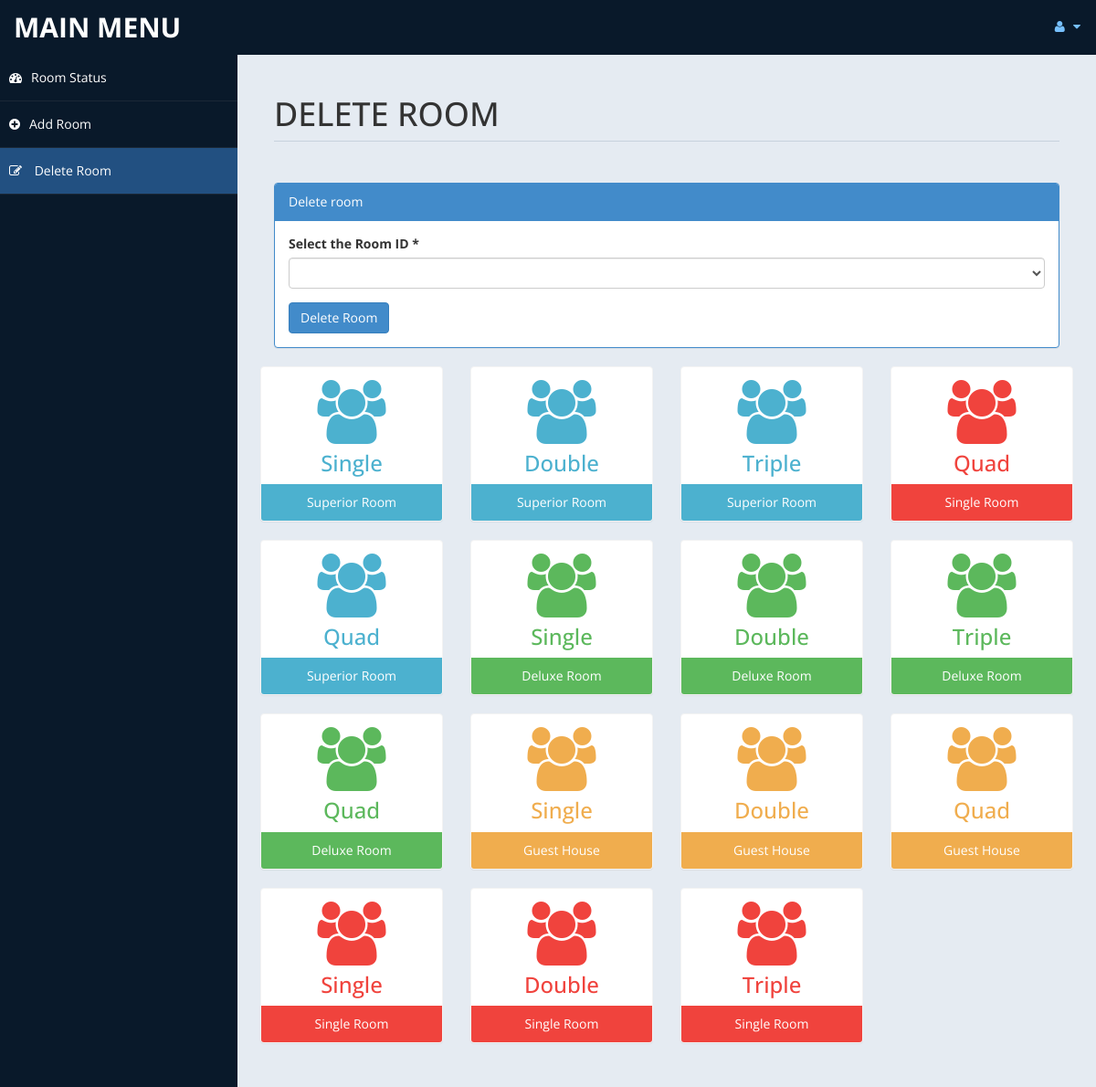
The page /admin/roomdel.php (signed in) on the database as committed earlier.
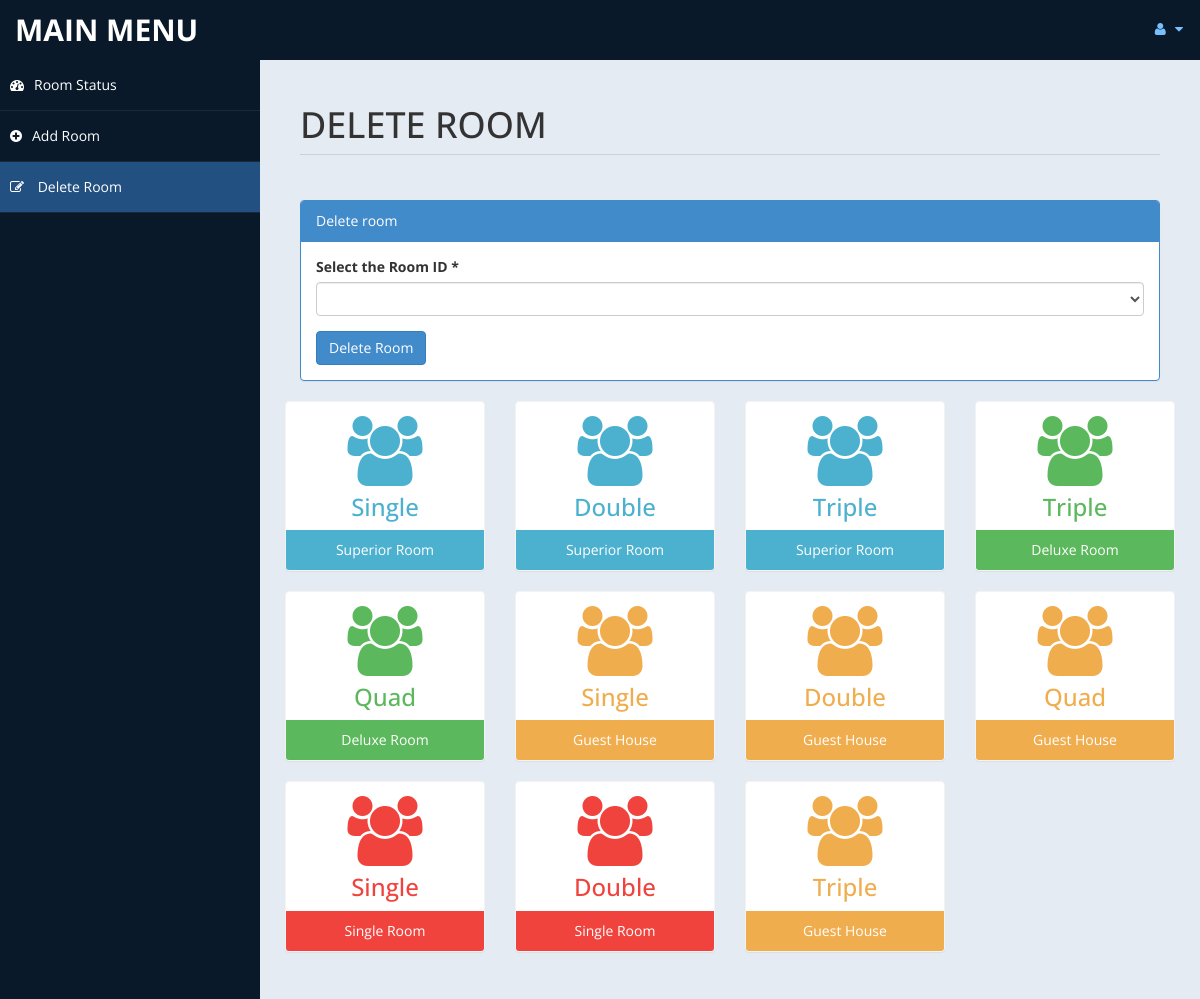
The same page on the database as committed later.
### tables this page shows
CREATE TABLE `room` (
  `id` int(10) UNSIGNED NOT NULL,
  `type` varchar(15) DEFAULT NULL,
  `bedding` varchar(10) DEFAULT NULL,
  `place` varchar(10) DEFAULT NULL,
  `cusid` int(11) DEFAULT NULL
);

### admin/roomdel.php (the view, shortened to what the changed rows need)
<!DOCTYPE html>
<html xmlns="http://www.w3.org/1999/xhtml">
<head>
    <link href="assets/css/bootstrap.css" rel="stylesheet" />
    <link href="assets/css/font-awesome.css" rel="stylesheet" />
    <link href="assets/css/custom-styles.css" rel="stylesheet" />
</head>
<body>
    <div id="wrapper">
        <div id="page-wrapper" >
            <div id="page-inner">
			 <div class="row">
                    <div class="col-md-12">
                        <h1 class="page-header">
                           DELETE ROOM <small></small>
                        </h1>
                    </div>
                </div>
            <div class="row">
           <?php
						include ('db.php');
						$sql = "select * from room";
						$re = mysqli_query($con,$sql)
				?>
                <div class="row">
				<?php
										while($row= mysqli_fetch_array($re))
										{
												$id = $row['type'];
											if($id == "Superior Room")
											{
												echo"<div class='col-md-3 col-sm-12 col-xs-12'>
													<div class='panel panel-primary text-center no-boder bg-color-blue'>
														<div class='panel-body'>
															<i class='fa fa-users fa-5x'></i>
															<h3>".$row['bedding']."</h3>
														</div>
														<div class='panel-footer back-footer-blue'>
															".$row['type']."
														</div>
													</div>
												</div>";
											}
											else if ($id == "Deluxe Room")
											{
												echo"<div class='col-md-3 col-sm-12 col-xs-12'>
													<div class='panel panel-primary text-center no-boder bg-color-green'>
														<div class='panel-body'>
															<i class='fa fa-users fa-5x'></i>
															<h3>".$row['bedding']."</h3>
														</div>
														<div class='panel-footer back-footer-green'>
															".$row['type']."
														</div>
													</div>
												</div>";
											}
											else if($id =="Guest House")
											{
												echo"<div class='col-md-3 col-sm-12 col-xs-12'>
													<div class='panel panel-primary text-center no-boder bg-color-brown'>
														<div class='panel-body'>
															<i class='fa fa-users fa-5x'></i>
															<h3>".$row['bedding']."</h3>
														</div>
														<div class='panel-footer back-footer-brown'>
															".$row['type']."
														</div>
													</div>
												</div>";
											}
											else if($id =="Single Room")
											{
												echo"<div class='col-md-3 col-sm-12 col-xs-12'>
													<div class='panel panel-primary text-center no-boder bg-color-red'>
														<div class='panel-body'>
															<i class='fa fa-users fa-5x'></i>
															<h3>".$row['bedding']."</h3>
														</div>
														<div class='panel-footer back-footer-red'>
															".$row['type']."
														</div>
													</div>
												</div>";
											}
										}
									?>
                </div>
					</div>
            </div>
        </div>
</body>
</html>

Rows that differ between the two databases and show on the page:
removed room: bedding "Quad", type "Single Room"
removed room: bedding "Quad", type "Superior Room"
removed room: bedding "Single", type "Deluxe Room"
removed room: bedding "Double", type "Deluxe Room"
changed room (number 11 of 11 on the later page): type "Single Room" → "Guest House"
